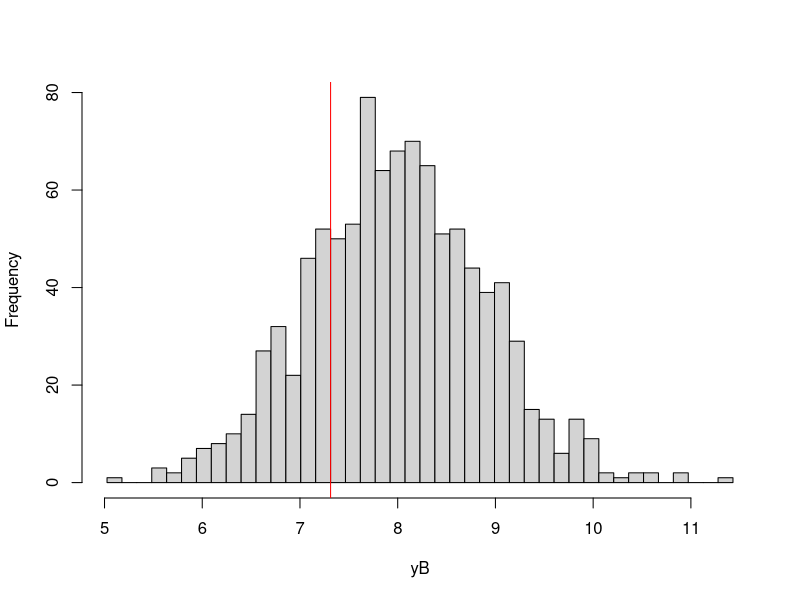

The R script that drew this image:
## ---- chunk 1
library(xtable)
## ---- chunk 2
param <- c(8,.5,.28,1500)
names(param) <- c("barmu","sigma2mu","sigma2U","barY")
param
## ---- chunk 3
# for reproducibility, I choose a seed that will give me the same random sample each time I run the program
set.seed(1234)
N <-1000
mu <- rnorm(N,param["barmu"],sqrt(param["sigma2mu"]))
UB <- rnorm(N,0,sqrt(param["sigma2U"]))
yB <- mu + UB 
YB <- exp(yB)
Ds <- ifelse(YB<=param["barY"],1,0) 
## ---- chunk 4
# building histogram of yB with cutoff point at ybar
# Number of steps
Nsteps.1 <- 15
#step width
step.1 <- (log(param["barY"])-min(yB[Ds==1]))/Nsteps.1
Nsteps.0 <- (-log(param["barY"])+max(yB[Ds==0]))/step.1
breaks <- cumsum(c(min(yB[Ds==1]),c(rep(step.1,Nsteps.1+Nsteps.0+1))))
hist(yB,breaks=breaks,main="")
abline(v=log(param["barY"]),col="red")
## ---- chunk 5
table.D.sharp <- table(Ds)
xtable(table.D.sharp,caption='Treatment allocation with sharp cutoff rule',label='tab:tableDsharp')
